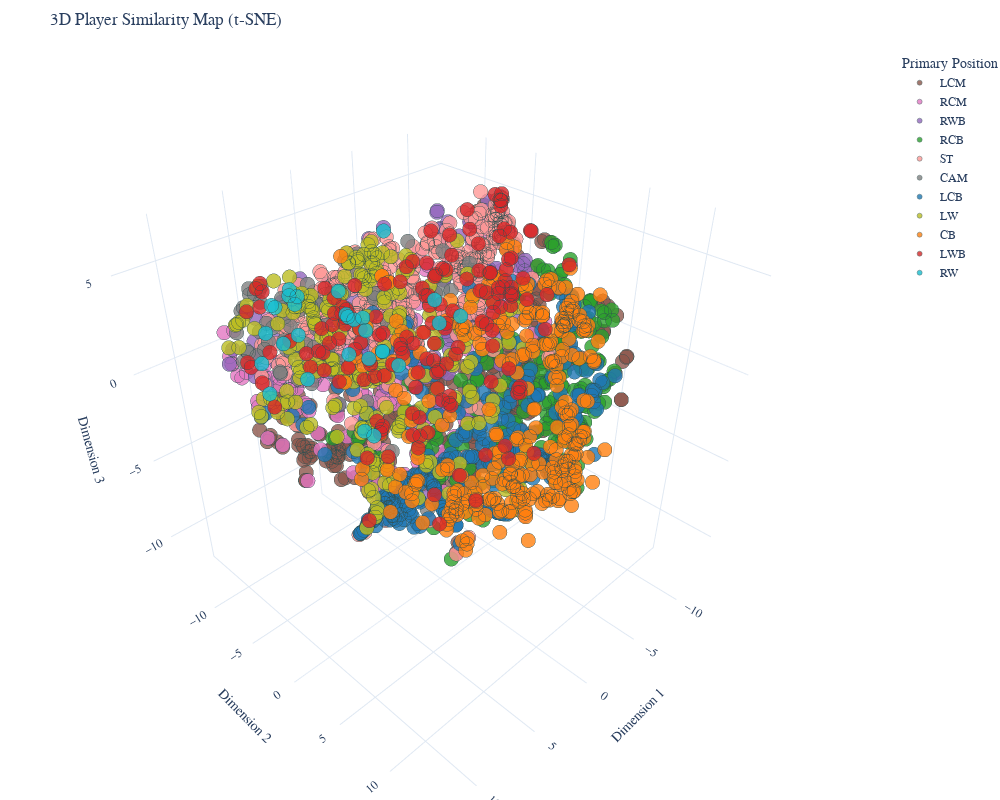

This figure's notebook cell:
### Markdown cell above
## 3D TSNE Player Similarity Map

The t-SNE (t-Distributed Stochastic Neighbor Embedding) visualization shows player similarity in a 3D space based on their statistical profiles. Players with similar playing styles will be clustered together, even if they play different nominal positions.

This visualization helps:
- Identify players with similar statistical profiles
- Discover players who could potentially play in different positions
- Analyze clusters of playing styles within the squad

### Code cell
# Create 3D t-SNE visualization
tsne_fig = create_3d_tsne_plot(df_current, df_weighted)

# Display the figure
tsne_fig.show()

### Figure 1 — Plotly figure (JSON) as saved in the notebook; plotly's stock layout.template omitted (floating-point values rounded to 4 significant figures; data arrays with more than 128 entries replaced by an {"elided": "..."} marker saying what was removed)
{"data": [{"customdata": {"elided": "357x3 mixed values"}, "hovertemplate": "<b>%{hovertext}</b><br><br>position=%{customdata[2]}<br>team=%{customdata[0]}<br>age=%{customdata[1]}<extra></extra>", "hovertext": {"elided": "357 str values"}, "legendgroup": "LCM", "marker": {"color": "#8c564b", "line": {"color": "DarkSlateGrey", "width": 0.5}, "opacity": 0.8, "size": 5, "symbol": "circle"}, "mode": "markers", "name": "LCM", "scene": "scene", "showlegend": true, "type": "scatter3d", "x": {"elided": "357 float values"}, "y": {"elided": "357 float values"}, "z": {"elided": "357 float values"}}, {"customdata": {"elided": "212x3 mixed values"}, "hovertemplate": "<b>%{hovertext}</b><br><br>position=%{customdata[2]}<br>team=%{customdata[0]}<br>age=%{customdata[1]}<extra></extra>", "hovertext": {"elided": "212 str values"}, "legendgroup": "RCM", "marker": {"color": "#e377c2", "line": {"color": "DarkSlateGrey", "width": 0.5}, "opacity": 0.8, "size": 5, "symbol": "circle"}, "mode": "markers", "name": "RCM", "scene": "scene", "showlegend": true, "type": "scatter3d", "x": {"elided": "212 float values"}, "y": {"elided": "212 float values"}, "z": {"elided": "212 float values"}}, {"customdata": {"elided": "167x3 mixed values"}, "hovertemplate": "<b>%{hovertext}</b><br><br>position=%{customdata[2]}<br>team=%{customdata[0]}<br>age=%{customdata[1]}<extra></extra>", "hovertext": {"elided": "167 str values"}, "legendgroup": "RWB", "marker": {"color": "#9467bd", "line": {"color": "DarkSlateGrey", "width": 0.5}, "opacity": 0.8, "size": 5, "symbol": "circle"}, "mode": "markers", "name": "RWB", "scene": "scene", "showlegend": true, "type": "scatter3d", "x": {"elided": "167 float values"}, "y": {"elided": "167 float values"}, "z": {"elided": "167 float values"}}, {"customdata": {"elided": "233x3 mixed values"}, "hovertemplate": "<b>%{hovertext}</b><br><br>position=%{customdata[2]}<br>team=%{customdata[0]}<br>age=%{customdata[1]}<extra></extra>", "hovertext": {"elided": "233 str values"}, "legendgroup": "RCB", "marker": {"color": "#2ca02c", "line": {"color": "DarkSlateGrey", "width": 0.5}, "opacity": 0.8, "size": 5, "symbol": "circle"}, "mode": "markers", "name": "RCB", "scene": "scene", "showlegend": true, "type": "scatter3d", "x": {"elided": "233 float values"}, "y": {"elided": "233 float values"}, "z": {"elided": "233 float values"}}, {"customdata": {"elided": "402x3 mixed values"}, "hovertemplate": "<b>%{hovertext}</b><br><br>position=%{customdata[2]}<br>team=%{customdata[0]}<br>age=%{customdata[1]}<extra></extra>", "hovertext": {"elided": "402 str values"}, "legendgroup": "ST", "marker": {"color": "#ff9896", "line": {"color": "DarkSlateGrey", "width": 0.5}, "opacity": 0.8, "size": 5, "symbol": "circle"}, "mode": "markers", "name": "ST", "scene": "scene", "showlegend": true, "type": "scatter3d", "x": {"elided": "402 float values"}, "y": {"elided": "402 float values"}, "z": {"elided": "402 float values"}}, {"customdata": {"elided": "89x3 mixed values"}, "hovertemplate": "<b>%{hovertext}</b><br><br>position=%{customdata[2]}<br>team=%{customdata[0]}<br>age=%{customdata[1]}<extra></extra>", "hovertext": ["Gabriel Jesus", "Moussa Diaby", "Emi Buendía", "Dango Ouattara", "Bryan Mbeumo", "João Pedro", "Raheem Sterling", "Eberechi Eze", "Dwight McNeil", "Alex Iwobi", "Fabio Carvalho", "Luis Díaz", "Jeremy Doku", "Joelinton", "Allan Saint-Maximin", "Morgan Gibbs-White", "Anthony Elanga", "Alex Mighten", "Son Heung-min", "Dejan Kulusevski", "Mohammed Kudus", "Leroy Sané", "Jamal Musiala", "Takuma Asano", "Donyell Malen", "Vincenzo Grifo", "Jan-Niklas Beste", "Andrej Kramarić", "Victor Boniface", "Brajan Gruda", "Karim Onisiwo", "Dani Olmo", "Silas Katompa", "Genki Haraguchi", "Nick Woltemade", "Patrick Wimmer", "Sofiane Boufal", "Lassine Sinayoko", "Edon Zhegrova", "Ernest Nuamah", "Folarin Balogun", "Téji Savanier", "Jeremie Boga", "Lee Kang-in", "Bradley Barcola", "Randal Kolo Muani", "Junya Ito", "Dilane Bakwa", "Charles De Ketelaere", "Joshua Zirkzee", "Alexis Saelemaekers", "Zito Luvumbo", "Simone Verdi", "Nicolò Cambiaghi", "Răzvan Marin", "Jacopo Fazzini", "Tommaso Baldanzi", "Albert Guðmundsson", "Junior Messias", "Fabio Miretti", "Kenan Yıldız", "Juan Cuadrado", "Federico Bernardeschi", "Rafael Leão", "Khvicha Kvaratskhelia", "Dennis Man", "Ange-Yoan Bonny", "Franco Vázquez", "Lorenzo Pellegrini", "Stephan El Shaarawy", "Tammy Abraham", "Nikola Vlašić", "Lazar Samardzic", "Sandi Lovrić", "Florian Thauvin", "Isaac Success", "Dennis Johnsen", "Alex Sola", "Manu García", "Yannick Carrasco", "Isco", "Jonathan Bamba", "Denis Suárez", "Munir El Haddadi", "Brahim Díaz", "Takefusa Kubo", "Dodi Lukebakio", "Gerard Moreno", "Yeremi Pino"], "legendgroup": "CAM", "marker": {"color": "#7f7f7f", "line": {"color": "DarkSlateGrey", "width": 0.5}, "opacity": 0.8, "size": 5, "symbol": "circle"}, "mode": "markers", "name": "CAM", "scene": "scene", "showlegend": true, "type": "scatter3d", "x": [-0.04891, 3.412, 6.299, 3.064, 3.622, 2.352, 4.735, 5.786, 7.395, 6.918, 6.766, 6.618, 6.401, 2.396, 1.795, 8.662, 4.813, -5.285, 5.5, 8.0, 6.562, 8.07, 6.186, -2.04, 2.616, 6.891, 7.391, 5.716, 3.325, 3.773, -5.2, 3.866, -1.198, 2.629, 1.163, 3.319, 6.461, 0.5738, 6.751, 3.535, -2.146, 9.37, 4.361, 3.961, 3.346, -1.707, 7.775, 4.792, 5.195, 4.508, 4.635, 2.301, 2.66, 3.735, 3.869, 2.927, 1.027, 6.293, -3.983, -2.666, -4.567, 5.578, -0.5365, 7.647, 6.735, 7.65, 4.489, 9.017, 4.01, -0.6679, -2.073, 6.377, 5.194, 2.405, 2.797, -9.947, 1.637, 1.142, -2.856, 5.082, 8.748, 3.868, -3.587, 3.675, 4.742, 5.49, -1.109, 5.177, 6.324], "y": [-8.277, -6.854, -4.06, -0.4215, -6.843, -10.47, -9.564, -9.498, -5.613, -5.308, -9.465, -10.33, -9.576, 0.5785, -7.667, -6.687, -6.04, -5.704, -11.4, -9.134, -8.935, -8.952, -9.506, -9.533, -9.937, -5.555, -4.187, -9.415, -11.14, -7.52, -9.298, -5.509, -8.056, -1.172, -3.704, -3.694, -9.426, -6.86, -9.489, -7.229, -9.948, -7.047, -8.401, -5.276, -8.823, -7.369, -6.751, -8.024, -9.127, -10.12, -5.258, -6.369, -7.254, -5.706, 3.181, -0.1714, -6.668, -8.359, -2.759, -4.734, -4.934, -0.2234, -5.892, -9.404, -10.13, -9.206, -7.967, -8.092, -5.47, -2.149, -12.47, -4.692, -7.664, -3.403, -6.119, -8.015, -7.495, -6.5, -3.726, -9.258, -7.515, -6.506, -2.991, -2.074, -9.15, -8.835, -7.948, -8.655, -4.127], "z": [3.308, 1.478, 1.29, -5.618, 0.5673, 2.857, 2.564, 1.813, 2.539, 0.6773, 1.907, 3.528, 3.273, -3.112, 3.009, 2.039, 2.382, 3.715, 0.0245, 1.412, 4.256, 3.468, 2.155, 3.288, -0.3617, 2.107, 2.784, -0.58, 2.267, 2.969, 3.47, 0.5645, 1.984, -5.135, -5.11, 2.788, 3.898, -10.65, 3.818, 2.916, 3.256, 1.891, 2.626, -0.05961, 2.936, 0.4179, 2.472, 3.076, 0.5415, 1.825, 0.5674, 2.587, -0.7502, 3.936, -4.87, -5.389, 0.3965, -0.1541, 1.002, 2.474, 2.05, 0.6087, 2.683, 3.411, 3.905, 3.151, 0.9624, 2.911, -1.773, -2.664, 2.503, 0.4389, 3.183, 0.5093, 1.892, 1.356, 2.919, 4.974, 2.605, 3.173, 1.993, 2.144, 2.708, -1.689, 1.67, 1.209, 1.78, 0.5493, 4.454]}, {"customdata": {"elided": "370x3 mixed values"}, "hovertemplate": "<b>%{hovertext}</b><br><br>position=%{customdata[2]}<br>team=%{customdata[0]}<br>age=%{customdata[1]}<extra></extra>", "hovertext": {"elided": "370 str values"}, "legendgroup": "LCB", "marker": {"color": "#1f77b4", "line": {"color": "DarkSlateGrey", "width": 0.5}, "opacity": 0.8, "size": 5, "symbol": "circle"}, "mode": "markers", "name": "LCB", "scene": "scene", "showlegend": true, "type": "scatter3d", "x": {"elided": "370 float values"}, "y": {"elided": "370 float values"}, "z": {"elided": "370 float values"}}, {"customdata": {"elided": "237x3 mixed values"}, "hovertemplate": "<b>%{hovertext}</b><br><br>position=%{customdata[2]}<br>team=%{customdata[0]}<br>age=%{customdata[1]}<extra></extra>", "hovertext": {"elided": "237 str values"}, "legendgroup": "LW", "marker": {"color": "#bcbd22", "line": {"color": "DarkSlateGrey", "width": 0.5}, "opacity": 0.8, "size": 5, "symbol": "circle"}, "mode": "markers", "name": "LW", "scene": "scene", "showlegend": true, "type": "scatter3d", "x": {"elided": "237 float values"}, "y": {"elided": "237 float values"}, "z": {"elided": "237 float values"}}, {"customdata": {"elided": "297x3 mixed values"}, "hovertemplate": "<b>%{hovertext}</b><br><br>position=%{customdata[2]}<br>team=%{customdata[0]}<br>age=%{customdata[1]}<extra></extra>", "hovertext": {"elided": "297 str values"}, "legendgroup": "CB", "marker": {"color": "#ff7f0e", "line": {"color": "DarkSlateGrey", "width": 0.5}, "opacity": 0.8, "size": 5, "symbol": "circle"}, "mode": "markers", "name": "CB", "scene": "scene", "showlegend": true, "type": "scatter3d", "x": {"elided": "297 float values"}, "y": {"elided": "297 float values"}, "z": {"elided": "297 float values"}}, {"customdata": {"elided": "157x3 mixed values"}, "hovertemplate": "<b>%{hovertext}</b><br><br>position=%{customdata[2]}<br>team=%{customdata[0]}<br>age=%{customdata[1]}<extra></extra>", "hovertext": {"elided": "157 str values"}, "legendgroup": "LWB", "marker": {"color": "#d62728", "line": {"color": "DarkSlateGrey", "width": 0.5}, "opacity": 0.8, "size": 5, "symbol": "circle"}, "mode": "markers", "name": "LWB", "scene": "scene", "showlegend": true, "type": "scatter3d", "x": {"elided": "157 float values"}, "y": {"elided": "157 float values"}, "z": {"elided": "157 float values"}}, {"customdata": [["Aston Villa", 25, "RW"], ["Brentford", 24, "RW"], ["Brentford", 23, "RW"], ["Brighton", 21, "RW"], ["Chelsea", 22, "RW"], ["West Ham", 26, "RW"], ["Augsburg", 24, "RW"], ["Eint Frankfurt", 21, "RW"], ["Eint Frankfurt", 21, "RW"], ["Freiburg", 21, "RW"], ["Gladbach", 21, "RW"], ["Leverkusen", 22, "RW"], ["Werder Bremen", 23, "RW"], ["Wolfsburg", 25, "RW"], ["Brest", 25, "RW"], ["Montpellier", 25, "RW"], ["Montpellier", 24, "RW"], ["Nantes", 28, "RW"], ["Nice", 24, "RW"], ["Nice", 29, "RW"], ["Rennes", 23, "RW"], ["Fiorentina", 33, "RW"], ["Lecce", 23, "RW"], ["Udinese", 32, "RW"], ["Athletic Club", 29, "RW"], ["Real Madrid", 20, "RW"], ["Real Madrid", 23, "RW"], ["Sevilla", 29, "RW"], ["Valencia", 27, "RW"]], "hovertemplate": "<b>%{hovertext}</b><br><br>position=%{customdata[2]}<br>team=%{customdata[0]}<br>age=%{customdata[1]}<extra></extra>", "hovertext": ["Leon Bailey", "Mads Roerslev", "Josh Dasilva", "Simon Adingra", "Nicolas Jackson", "Saïd Benrahma", "Ruben Vargas", "Ansgar Knauff", "Jens Petter Hauge", "Merlin Röhl", "Rocco Reitz", "Jeremie Frimpong", "Romano Schmid", "Ridle Baku", "Mahdi Camara", "Arnaud Nordin", "Faitout Maouassa", "Moses Simon", "Terem Moffi", "Gaëtan Laborde", "Amine Gouiri", "Giacomo Bonaventura", "Antonino Gallo", "Roberto Pereyra", "Iñaki Williams", "Jude Bellingham", "Vinicius Júnior", "Lucas Ocampos", "Hélder Costa"], "legendgroup": "RW", "marker": {"color": "#17becf", "line": {"color": "DarkSlateGrey", "width": 0.5}, "opacity": 0.8, "size": 5, "symbol": "circle"}, "mode": "markers", "name": "RW", "scene": "scene", "showlegend": true, "type": "scatter3d", "x": [5.402, 1.326, 0.388, 4.661, 3.559, 4.825, 2.58, 4.23, -3.864, 0.1853, 7.564, 5.411, 9.108, 4.067, 7.344, 0.07553, 4.373, 2.167, -1.054, -3.474, 3.703, 6.072, 5.742, 0.264, 6.084, 6.22, 5.004, 7.907, -2.56], "y": [-9.113, 1.442, -6.882, -9.066, -10.77, -8.213, -6.019, -3.502, -4.954, -5.575, 3.011, -9.603, -4.972, 0.9873, 1.834, -7.514, -3.46, -7.304, -10.36, -9.737, -9.675, -5.598, 0.07344, -5.532, -9.949, -10.7, -10.72, -3.139, -0.9268], "z": [0.9427, 3.6, -0.8639, 3.235, 2.833, 3.056, 0.337, 3.469, 1.646, -0.1625, 0.7059, 2.719, 0.7753, 2.282, 0.4468, 0.4521, 3.641, 3.2, -0.02559, 4.341, 2.781, 0.2832, 4.799, -0.0893, 1.479, -0.3312, 2.421, 3.797, 2.181]}], "layout": {"font": {"family": "Arial, sans-serif", "size": 12}, "height": 800, "legend": {"title": {"text": "Primary Position"}, "tracegroupgap": 0}, "margin": {"b": 0, "l": 0, "r": 0, "t": 50}, "scene": {"aspectmode": "cube", "aspectratio": {"x": 1, "y": 1, "z": 1}, "domain": {"x": [0, 1], "y": [0, 1]}, "xaxis": {"title": {"text": "Dimension 1"}, "type": "linear"}, "yaxis": {"title": {"text": "Dimension 2"}, "type": "linear"}, "zaxis": {"title": {"text": "Dimension 3"}, "type": "linear"}}, "title": {"text": "3D Player Similarity Map (t-SNE)"}, "width": 1000}}
